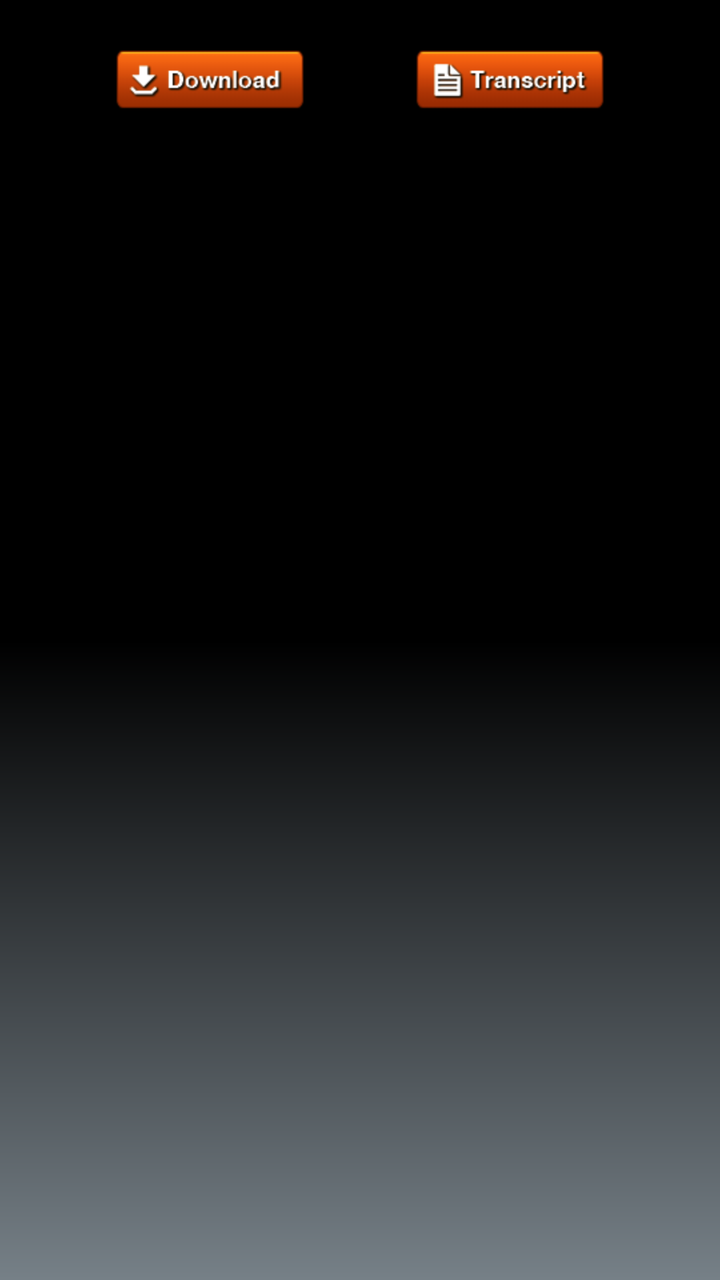
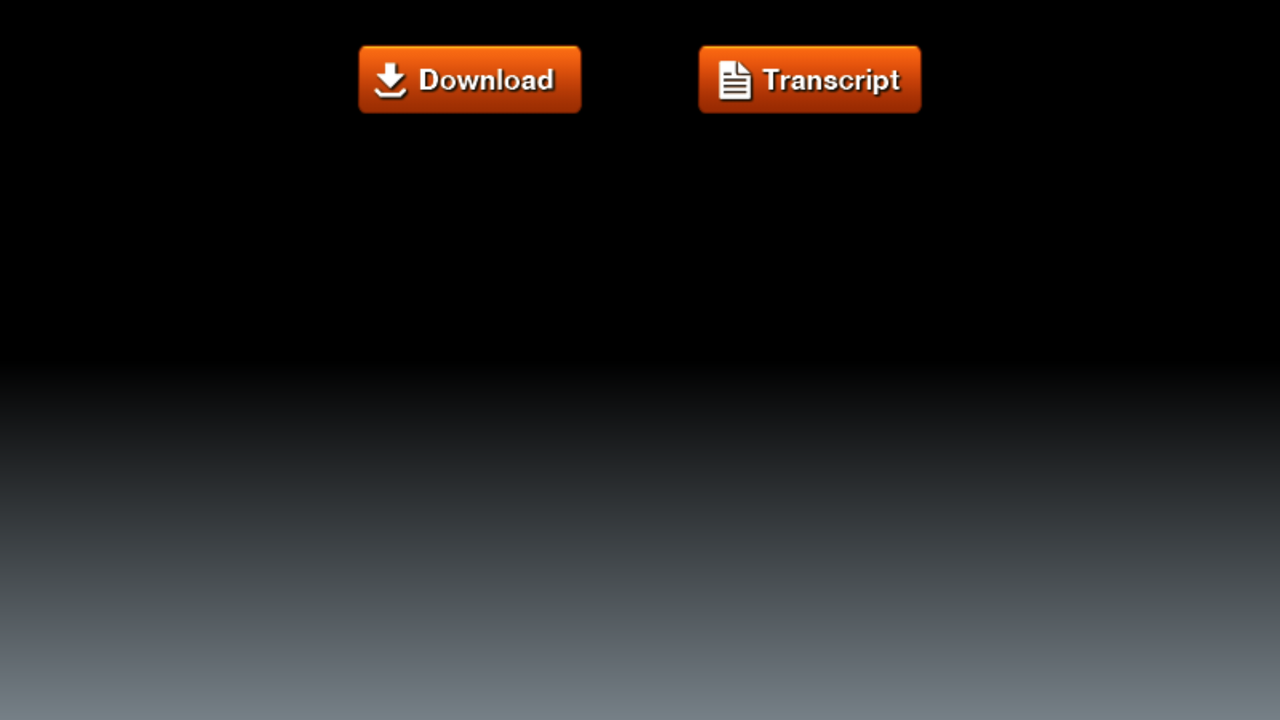

An Android layout and its configuration variant, each rendered on a device that would load it. The default file and the variant file are quoted in full after the pictures.
<!-- AndroidManifest.xml: application theme AppTheme -->
<!-- res/layout/activity_preview.xml -->
<?xml version="1.0" encoding="utf-8"?>
<RelativeLayout xmlns:android="http://schemas.android.com/apk/res/android"
    xmlns:app="http://schemas.android.com/apk/res-auto"
    xmlns:tools="http://schemas.android.com/tools"
    android:id="@+id/bg"
    android:layout_width="match_parent"
    android:layout_height="match_parent"
    android:background="@drawable/backlayout"
    tools:context="com.focusmedica.aqrshell.PreviewActivity">



    <RelativeLayout
        android:layout_below="@+id/linearLayout"
        android:layout_width="match_parent"
        android:layout_height="match_parent">
        <RelativeLayout
            android:id="@+id/te"
            android:gravity="center"
            android:layout_width="match_parent"
            android:layout_height="wrap_content">
            <ImageView
                android:layout_marginLeft="50dp"
                android:id="@+id/thumbdownload"
                android:layout_width="100dp"
                android:layout_height="60dp"
                android:layout_marginTop="10dp"
                android:src="@drawable/ud_download_pressed" />

            <ImageView
                android:layout_marginLeft="50dp"
                android:id="@+id/transcriptbtn"
                android:layout_width="100dp"
                android:layout_height="60dp"
                android:layout_alignParentTop="true"
                android:layout_marginRight="50dp"
                android:layout_marginTop="10dp"
                android:layout_toEndOf="@+id/thumbdownload"
                android:layout_toRightOf="@+id/thumbdownload"
                android:src="@drawable/transcript_pressed" />
        </RelativeLayout>
    </RelativeLayout>
</RelativeLayout>
<!-- resources referenced by this layout -->
<resources>
  <!-- drawable backlayout (drawable) -->
  <?xml version="1.0" encoding="utf-8"?>
  <shape xmlns:android="http://schemas.android.com/apk/res/android"
      android:shape="rectangle" >
  
      <gradient
          android:angle="90"
          android:startColor="#768087"
          android:centerColor="#000"
          android:endColor="#000"
          android:type="linear" />
  
  </shape>
  <!-- drawable transcript_pressed: png bitmap (drawable, 4326 bytes) -->
  <!-- drawable ud_download_pressed: png bitmap (drawable, 4147 bytes) -->
  <style name="AppTheme" parent="android:Theme.Holo.Light">
          
          <item name="colorPrimary">@color/white</item>
          <item name="colorPrimaryDark">@color/colorPrimaryDark</item>
          <item name="colorAccent">@color/colorAccent</item>
          <item name="android:actionBarStyle">@style/ActionBar</item>
      </style>
  <color name="white">#ffffff</color>
  <color name="colorPrimaryDark">#FFCA28</color>
  <color name="colorAccent">#D32F2F</color>
  <style name="ActionBar" parent="android:style/Widget.Holo.Light.ActionBar">
      <item name="android:background">#ffff</item>
  </style>
</resources>
<!-- res/layout-land/activity_preview.xml (the repository's variant of the layout above) -->
<!-- drawn on the phone turned sideways -->
<?xml version="1.0" encoding="utf-8"?>
<RelativeLayout xmlns:android="http://schemas.android.com/apk/res/android"
    xmlns:app="http://schemas.android.com/apk/res-auto"
    xmlns:tools="http://schemas.android.com/tools"
    android:id="@+id/bg"
    android:layout_width="match_parent"
    android:layout_height="match_parent"

    android:background="@drawable/backlayout"
    tools:context="com.focusmedica.aqrshell.PreviewActivity">


        <RelativeLayout
            android:id="@+id/te"
            android:gravity="center"
            android:layout_width="match_parent"
            android:layout_height="wrap_content">
            <ImageView
                android:layout_marginLeft="50dp"
                android:id="@+id/thumbdownload"
                android:layout_width="120dp"
                android:layout_height="60dp"
                android:layout_marginTop="10dp"
                android:src="@drawable/ud_download_pressed" />

            <ImageView
                android:layout_marginLeft="50dp"
                android:id="@+id/transcriptbtn"
                android:layout_width="120dp"
                android:layout_height="60dp"
                android:layout_alignParentTop="true"
                android:layout_marginRight="50dp"
                android:layout_marginTop="10dp"
                android:layout_toEndOf="@+id/thumbdownload"
                android:layout_toRightOf="@+id/thumbdownload"
                android:src="@drawable/transcript_pressed" />
        </RelativeLayout>


</RelativeLayout>
